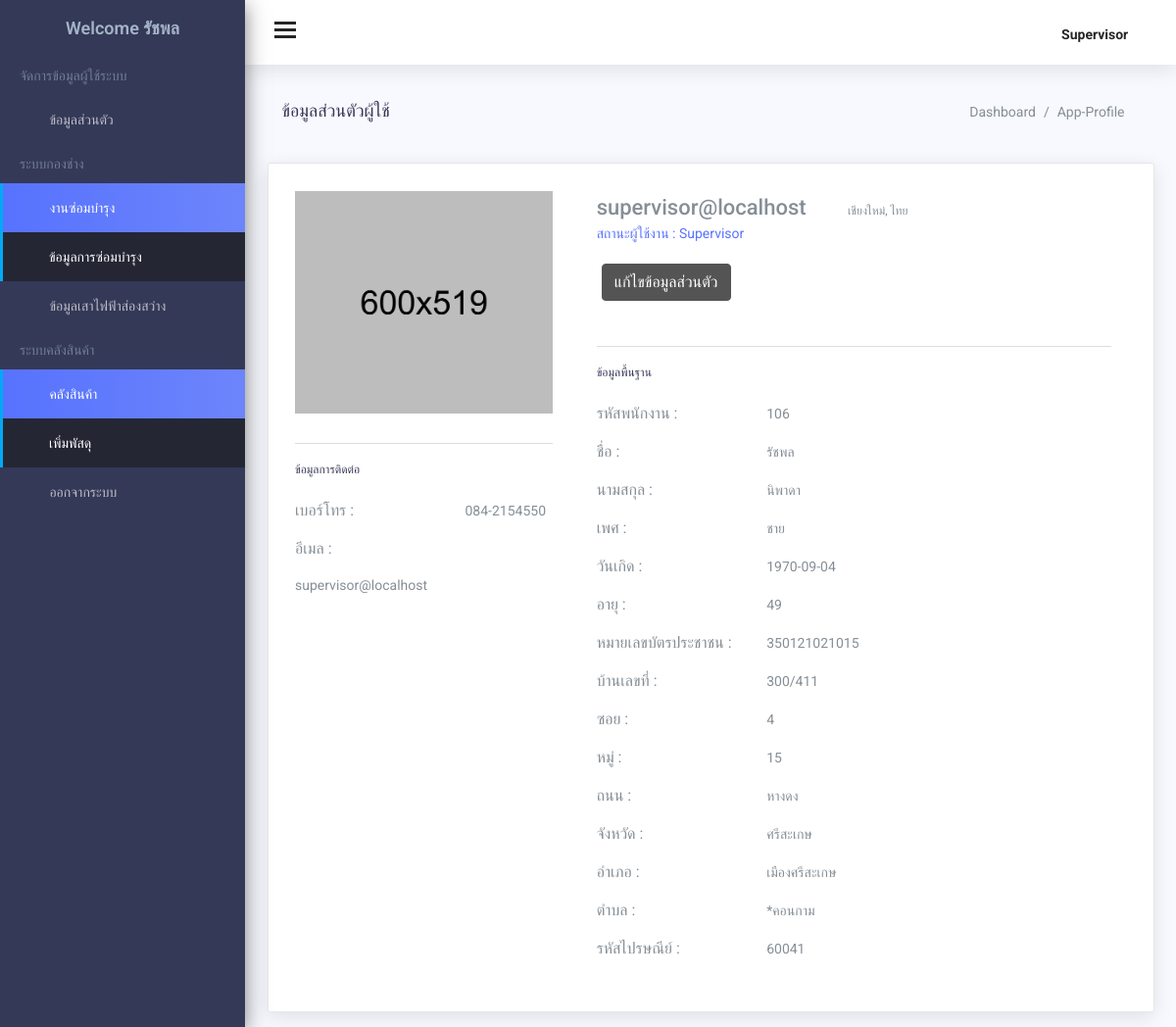
The app's page /supervisor_profile.php (signed in) with its own data.
### tables this page shows
CREATE TABLE `member` (
  `member_id` int(3) UNSIGNED ZEROFILL NOT NULL,
  `member_email` varchar(25) NOT NULL,
  `Password` varchar(20) NOT NULL,
  `conPassword` varchar(20) NOT NULL,
  `member_fname` varchar(30) NOT NULL,
  `member_lname` varchar(30) NOT NULL,
  `member_gender` varchar(4) NOT NULL,
  `member_birthdate` date NOT NULL,
  `member_age` int(2) NOT NULL,
  `member_id_card` char(13) NOT NULL,
  `member_tel` char(11) NOT NULL,
  `member_typeid` int(1) NOT NULL,
  `member_pic` varchar(30) DEFAULT NULL,
  `member_status` char(1) NOT NULL DEFAULT '1'
);

CREATE TABLE `member_address` (
  `address_id` int(6) NOT NULL,
  `house_number` varchar(10) NOT NULL,
  `soi` varchar(5) NOT NULL,
  `moo` varchar(5) NOT NULL,
  `road` varchar(20) NOT NULL,
  `sub_district` varchar(6) NOT NULL,
  `district` int(5) NOT NULL,
  `province` int(5) NOT NULL,
  `postal_code` varchar(5) NOT NULL,
  `member_id` int(3) UNSIGNED ZEROFILL NOT NULL
);

CREATE TABLE `province` (
  `Pid` int(5) NOT NULL,
  `Pcode` varchar(2) NOT NULL,
  `Pname_th` varchar(150) NOT NULL,
  `Pname_en` varchar(150) NOT NULL
);

CREATE TABLE `district` (
  `Did` int(5) NOT NULL,
  `Dcode` varchar(4) NOT NULL,
  `Dname_th` varchar(150) NOT NULL,
  `Dname_en` varchar(150) NOT NULL,
  `Pid` int(5) NOT NULL DEFAULT '0'
);

CREATE TABLE `subdistrict` (
  `SDTid` varchar(6) NOT NULL,
  `SDTzipcode` int(11) NOT NULL,
  `SDTname_th` varchar(150) NOT NULL,
  `SDTname_en` varchar(150) NOT NULL,
  `Did` int(11) NOT NULL DEFAULT '0'
);

### supervisor_profile.php (the view, shortened to what the rows shown need)
<?php
include("connect.php");
$strSupervisor = "SELECT * FROM member INNER JOIN member_address on member.member_id = member_address.member_id
INNER JOIN subdistrict on subdistrict.SDTid = member_address.sub_district
INNER JOIN district on district.Did = member_address.district
INNER JOIN province on province.Pid = member_address.province
WHERE member.member_id = '" . $_SESSION['member_id'] . "' ";
$objSupervisor = $conn->query($strSupervisor);
$supervisor = mysqli_fetch_assoc($objSupervisor);
?>
<!DOCTYPE html>
<html lang="en">
<head>
    <link href="assets/css/lib/calendar2/pignose.calendar.min.css" rel="stylesheet">
    <link href="assets/css/lib/chartist/chartist.min.css" rel="stylesheet">
    <link href="assets/css/lib/font-awesome.min.css" rel="stylesheet">
    <link href="assets/css/lib/themify-icons.css" rel="stylesheet">
    <link href="assets/css/lib/owl.carousel.min.css" rel="stylesheet" />
    <link href="assets/css/lib/owl.theme.default.min.css" rel="stylesheet" />
    <link href="assets/css/lib/weather-icons.css" rel="stylesheet" />
    <link href="assets/css/lib/menubar/sidebar.css" rel="stylesheet">
    <link href="assets/css/lib/bootstrap.min.css" rel="stylesheet">
    <link href="assets/css/lib/helper.css" rel="stylesheet">
    <link href="assets/css/style.css" rel="stylesheet">
</head>
<body>
    <div class="sidebar sidebar-hide-to-small sidebar-shrink sidebar-gestures">
        <div class="nano">
            <div class="nano-content">
                <ul>
                    <div class="logo"><a href="profile.php">
                            <span><span>Welcome </span>
                                <?php echo $supervisor["member_fname"]; ?>
                            </span></a>
                    </div>
                </ul>
            </div>
        </div>
    </div>
    <div class="content-wrap">
        <div class="main">
            <div class="container-fluid">
                <div class="row">
                    <div class="col-lg-8 p-r-0 title-margin-right">
                        <div class="page-header">
                            <div class="page-title">
                                <h1>ข้อมูลส่วนตัวผู้ใช้
                                </h1>
                            </div>
                        </div>
                    </div>
                </div>
                <section id="main-content">
                    <div class="row">
                        <div class="col-lg-12">
                            <div class="card">
                                <div class="card-body">
                                    <div class="user-profile">
                                        <div class="row">
                                            <div class="col-lg-4">
                                                <div class="contact-information">
                                                    <div class="work-content">
                                                        <div class="basic-information">
                                                            <h4>ข้อมูลการติดต่อ</h4>
                                                            <div class="gender-content">
                                                                <span class="contact-title">เบอร์โทร :</span>
                                                                <?php echo $supervisor["member_tel"]; ?>
                                                            </div>
                                                            <div class="email-content">
                                                                <span class="contact-title">อีเมล : </span>
                                                                <?php echo $supervisor["member_email"]; ?>
                                                            </div>
                                                        </div>
                                                    </div>
                                                </div>
                                            </div>
                                            <div class="col-lg-8">
                                                <div class="user-profile-name"> <?php echo $supervisor["member_email"]; ?> </div>
                                                <div class="user-Location">
                                                    <i class="ti-location-pin"></i> เชียงใหม่, ไทย</div>
                                                <div class="user-job-title"><span>สถานะผู้ใช้งาน : </span>
                                                    <?php
                                                    $member_typeid =  'Supervisor';
                                                    echo  $member_typeid;
                                                    ?>
                                                </div>
                                                <div class="user-send-message">
                                                    <a href="supervisor_edit_profile.php">
                                                    </a>
                                                </div>
                                                <div class="custom-tab user-profile-tab">
                                                    <ul class="nav nav-tabs" role="tablist">
                                                    </ul>
                                                    <div class="tab-content">
                                                        <div role="tabpanel" class="tab-pane active" id="1">
                                                            <div class="contact-information">
                                                                <h4>ข้อมูลพื้นฐาน</h4>
                                                                <div class="birthday-content">
                                                                    <span class="contact-title">รหัสพนักงาน : </span>
                                                                    <?php echo $supervisor["member_id"]; ?>
                                                                </div>
                                                                <div class="birthday-content">
                                                                    <span class="contact-title">ชื่อ : </span>
                                                                    <?php echo $supervisor["member_fname"]; ?>
                                                                </div>
                                                                <div class="gender-content">
                                                                    <span class="contact-title">นามสกุล : </span>
                                                                    <?php echo $supervisor["member_lname"]; ?>
                                                                </div>
                                                                <div class="gender-content">
                                                                    <span class="contact-title">เพศ :</span>
                                                                    <?php echo $supervisor["member_gender"]; ?>
                                                                </div>
                                                                <div class="gender-content">
                                                                    <span class="contact-title">วันเกิด :</span>
                                                                    <?php echo $supervisor["member_birthdate"]; ?>
                                                                </div>
                                                                <div class="gender-content">
                                                                    <span class="contact-title">อายุ :</span>
                                                                    <?php echo $supervisor["member_age"]; ?>
                                                                </div>
                                                                <div class="gender-content">
                                                                    <span class="contact-title">หมายเลขบัตรประชาชน :</span>
                                                                    <?php echo $supervisor["member_id_card"]; ?>
                                                                </div>
                                                                <div class="gender-content">
                                                                    <span class="contact-title">บ้านเลขที่ :</span>
                                                                    <?php echo $supervisor["house_number"]; ?>
                                                                </div>
                                                                <div class="gender-content">
                                                                    <span class="contact-title">ซอย :</span>
                                                                    <?php echo $supervisor["soi"]; ?>
                                                                </div>
                                                                <div class="gender-content">
                                                                    <span class="contact-title">หมู่ :</span>
                                                                    <?php echo $supervisor["moo"]; ?>
                                                                </div>
                                                                <div class="gender-content">
                                                                    <span class="contact-title">ถนน :</span>
                                                                    <?php echo $supervisor["road"]; ?>
                                                                </div>
                                                                <div class="gender-content">
                                                                    <span class="contact-title">จังหวัด :</span>
                                                                    <?php echo $supervisor["Pname_th"]; ?>
                                                                </div>
                                                                <div class="gender-content">
                                                                    <span class="contact-title">อำเภอ :</span>
                                                                    <?php echo $supervisor["Dname_th"]; ?>
                                                                </div>
                                                                <div class="gender-content">
                                                                    <span class="contact-title">ตำบล :</span>
                                                                    <?php echo $supervisor["SDTname_th"]; ?>
                                                                </div>
                                                                <div class="gender-content">
                                                                    <span class="contact-title">รหัสไปรษณีย์ :</span>
                                                                    <?php echo $supervisor["postal_code"]; ?>
                                                                </div>
                                                            </div>
                                                        </div>
                                                    </div>
                                                </div>
                                            </div>
                                        </div>
                                    </div>
                                </div>
                            </div>
                        </div>
                    </div>
            </div>
</body>
</html>

### records on screen
member: member_fname "รัชพล", member_tel "084-2154550", member_email "supervisor@localhost", member_address.member_id "106", member_lname "นิพาดา", member_gender "ชาย", member_birthdate "1970-09-04", member_age "49", member_id_card "350121021015", member_address.house_number "300/411", member_address.soi "4", member_address.moo "15", member_address.road "หางดง", province.Pname_th "ศรีสะเกษ", district.Dname_th "เมืองศรีสะเกษ", subdistrict.SDTname_th "*คอนกาม", member_address.postal_code "60041"

### other values on screen
$member_typeid "Supervisor"
